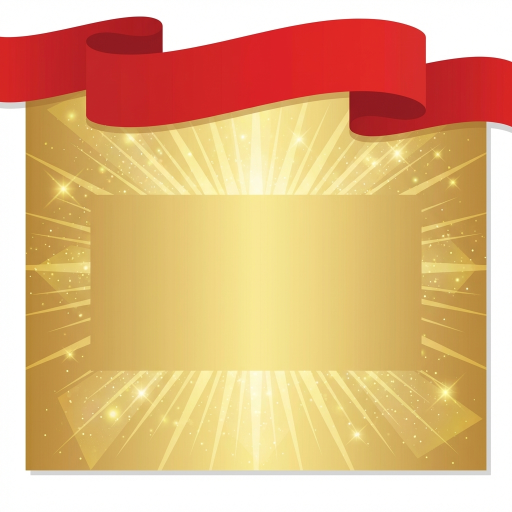
#> input picture assets/templates/coupon/gold.png, 1024 x 1024 px (shown at 1/2 size)
$ python coupon_generator.py
#> lines starting #> are read from the running program, lines starting #| are printed output that depends on the picture
import os
from PIL import Image, ImageDraw, ImageFont, ImageOps

class CouponRenderer:
    def __init__(self, template_dir='assets/templates/coupon', font_path='assets/fonts/NotoSansJP-Bold.otf'):
        self.template_dir = template_dir
        self.font_path = font_path
        self.default_font_size = 40

        # Color palettes for auto-styling
        self.palettes = {
            'gold': {
                'amount_color': '#FF0000', # Red for amount
                'title_color': '#333333',  # Dark text
                'text_color': '#555555',
                'target_bg': '#cc0000',    # Dark red bg for target
                'target_text': '#FFFFFF'   # White text
            },
            'pink': {
                'amount_color': '#FF69B4', # Pink for amount
                'title_color': '#555555',
                'text_color': '#777777',
                'target_bg': '#FF69B4',
                'target_text': '#FFFFFF'
            },
            'blue': {
                'amount_color': '#000080', # Navy for amount
                'title_color': '#333333',
                'text_color': '#555555',
                'target_bg': '#000080',
                'target_text': '#FFFFFF'
            }
        }

    def _get_font(self, size):
        try:
            return ImageFont.truetype(self.font_path, size)
        except OSError:
            # Fallback to default if font not found
            return ImageFont.load_default()

    def auto_style(self, template_id, element_type):
        """Returns default style for an element based on template."""
        palette = self.palettes.get(template_id, self.palettes['gold'])
        if element_type == 'amount':
            return {'color': palette['amount_color'], 'size': 150}
        elif element_type == 'title':
            return {'color': palette['title_color'], 'size': 60}
        elif element_type == 'target':
            return {'color': palette['target_text'], 'bg_color': palette['target_bg'], 'size': 40}
        else:
            return {'color': palette['text_color'], 'size': 30}

    def _apply_mask(self, image, shape_type='rounded', radius=30):
        """Applies a shape mask to the image for transparency."""
        mask = Image.new("L", image.size, 0)
        draw = ImageDraw.Draw(mask)
        w, h = image.size

        if shape_type == 'rounded':
            draw.rounded_rectangle((0, 0, w, h), radius=radius, fill=255)
        elif shape_type == 'ticket':
            # Draw rounded rect first
            draw.rounded_rectangle((0, 0, w, h), radius=radius, fill=255)
            # Cut out circles on sides
            cut_radius = 40
            cy = h // 2
            draw.ellipse((-cut_radius, cy - cut_radius, cut_radius, cy + cut_radius), fill=0) # Left
            draw.ellipse((w - cut_radius, cy - cut_radius, w + cut_radius, cy + cut_radius), fill=0) # Right

        output = ImageOps.fit(image, mask.size, centering=(0.5, 0.5))
        output.putalpha(mask)
        return output

    def generate(self, coupon_data, output_path):
        """
        Generates a coupon image based on data.
        coupon_data: dict containing 'template' and 'elements'
        output_path: where to save the image
        """
#> called with output_path = 'test_coupon.png'
        template_id = coupon_data.get('template', 'gold')
        bg_path = os.path.join(self.template_dir, f"{template_id}.png")

        if not os.path.exists(bg_path):
            print(f"Warning: Template {template_id} not found. Falling back to gold.")
            bg_path = os.path.join(self.template_dir, "gold.png")
            template_id = 'gold'
            if not os.path.exists(bg_path):
                 print("Error: Base templates not found.")
                 return False

        # Open Background
        try:
            image = Image.open(bg_path).convert("RGBA")
            draw = ImageDraw.Draw(image)
            width, height = image.size
#> width = 1024; height = 1024
        except Exception as e:
            print(f"Error loading template: {e}")
            return False

        elements = coupon_data.get('elements', {}).copy()

        # Robustness: Check for misplaced elements at the top level
        # If user accidentally puts 'amount' or 'target' outside 'elements', capture them.
        known_keys = ['title', 'subtitle', 'target', 'amount', 'unit', 'off', 'message', 'condition', 'logo', 'description']
        for k, v in coupon_data.items():
             if k in known_keys and k not in elements and isinstance(v, dict):
                 print(f"Auto-repair: Found misplaced element '{k}' at top level. Merging into elements.")
                 elements[k] = v

        # Draw each element
        # Supported elements: text, image

        # -------------------------------------------------------------
        # Auto-Layout: Center Group (Amount + Unit)
        # -------------------------------------------------------------
        # If both 'amount' and 'unit' exist and don't have explicit custom positioning overrides that prevent this,
        # we calculate their total width and center them together.
        if 'amount' in elements and 'unit' in elements:
             # Check if we should auto-center (only if user hasn't forced weird positions)
             # We assume if they are close in Y, they are a group.
             amt_y = elements['amount'].get('y', 0.5)
             unit_y = elements['unit'].get('y', 0.5)

             # If they are roughly on the same line...
             if abs(amt_y - unit_y) < 0.2:
                 print("Auto-Layout: Detected Amount + Unit group. Calculating centered position...")

                 # 1. Measure Amount
                 amt_defaults = self.auto_style(template_id, 'amount')
                 amt_font = self._get_font(elements['amount'].get('size', amt_defaults['size']))
                 amt_bbox = draw.textbbox((0, 0), elements['amount']['text'], font=amt_font)
                 amt_w = amt_bbox[2] - amt_bbox[0]

                 # 2. Measure Unit
                 unit_defaults = self.auto_style(template_id, 'unit')
                 unit_font = self._get_font(elements['unit'].get('size', unit_defaults['size']))
                 unit_bbox = draw.textbbox((0, 0), elements['unit']['text'], font=unit_font)
                 unit_w = unit_bbox[2] - unit_bbox[0]

                 # 3. Calculate Total Width + Spacing
                 spacing = 20 # px
                 total_w = amt_w + spacing + unit_w

                 # 4. Calculate Starting X
                 start_x = (width - total_w) // 2

                 # 5. Update Elements with Calculated Absolute X and Align='left'
                 # We convert percentage X to absolute X by saving as integer, suppressing later calc
                 elements['amount']['x'] = start_x
                 elements['amount']['align'] = 'left' # Force left align relative to start_x

                 elements['unit']['x'] = start_x + amt_w + spacing
                 elements['unit']['align'] = 'left'

                 # Adjust Y to align baselines if needed (simple approach: keep existing relative Y)
                 # Or align centers? Let's trust the Y config for now but maybe nudge unit down?
                 # Often unit is smaller and needs to sit on baseline.
                 # For now, we trust the JSON's Y relative positioning for vertical alignment.

        # -------------------------------------------------------------

        for key, config in elements.items():
            element_type = config.get('type', 'text')

            if element_type == 'image':
                # Image Compositing
                img_path = config.get('path', '')
                if not img_path or not os.path.exists(img_path):
                    print(f"Warning: Image element {key} path not found: {img_path}")
                    continue

                try:
                    overlay = Image.open(img_path).convert("RGBA")

                    # Resize if needed
                    if 'width' in config and 'height' in config:
                        overlay = overlay.resize((config['width'], config['height']), Image.Resampling.LANCZOS)
                    elif 'scale' in config:
                         new_size = (int(overlay.width * config['scale']), int(overlay.height * config['scale']))
                         overlay = overlay.resize(new_size, Image.Resampling.LANCZOS)

                    # Position
                    img_w, img_h = overlay.size

                    # Y Position
                    if 'y' in config:
                        if isinstance(config['y'], float):
                            y = int(height * config['y'])
                        else:
                            y = int(config['y'])
                    else:
                        y = 0

                    # X Position
                    if 'x' in config:
                        if isinstance(config['x'], float):
                            x = int(width * config['x'])
                        else:
                            x = int(config['x'])

                        align = config.get('align', 'center')
                        if align == 'center':
                            x = x - int(img_w / 2)
                        elif align == 'right':
                            x = x - img_w
                    else:
                        x = int((width - img_w) / 2)

                    image.alpha_composite(overlay, (x, y))

                except Exception as e:
                    print(f"Error drawing image element {key}: {e}")

                continue

            # Text Rendering
            text = config.get('text', '')
            if not text: continue

            # Determine Style
            defaults = self.auto_style(template_id, key)
            color = config.get('color', defaults.get('color'))
            bg_color = config.get('bg_color', defaults.get('bg_color'))
            size = config.get('size', defaults.get('size'))

            font = self._get_font(size)

            # Measure text
            # textbbox returns (left, top, right, bottom)
            text_bbox = draw.textbbox((0, 0), text, font=font)
#> text_bbox = (0, 11, 365, 68)
            text_width = text_bbox[2] - text_bbox[0]
#> text_width = 365
            text_height = text_bbox[3] - text_bbox[1]
#> text_height = 57

            # Position
            # Default Y positions based on logical order if not specified
            if 'y' in config:
                if isinstance(config['y'], float):
                    y = int(height * config['y'])
#> y = 307
                else:
                    y = int(config['y'])
            else:
                # Basic auto-layout based on key name
                if key == 'title': y = int(height * 0.25)
                elif key == 'amount': y = int(height * 0.5)
                elif key == 'target': y = int(height * 0.15)
                else: y = int(height * 0.8)

            # X Position
            if 'x' in config:
                if isinstance(config['x'], float):
                    x = int(width * config['x'])
                else:
                    x = int(config['x'])

                # Handling Alignment when X is specified
                align = config.get('align', 'center')
                if align == 'center':
                    x = x - int(text_width / 2)
                elif align == 'right':
                    x = x - text_width
                # if 'left', x is already correct
            else:
                # Default Center
                x = int((width - text_width) / 2)
#> x = 329

            # Background (e.g. for Target badge)
            if bg_color:
                padding = 15
                bg_box = [
                    x - padding,
                    y - padding,
                    x + text_width + padding,
                    y + text_height + padding
                ]
                draw.rectangle(bg_box, fill=bg_color, outline=None)

            # Draw Text
            draw.text((x, y), text, font=font, fill=color)

        # Apply Shape Mask if requested
        shape = coupon_data.get('shape')
        if shape:
            image = self._apply_mask(image, shape_type=shape)

        # Save
        image.save(output_path)
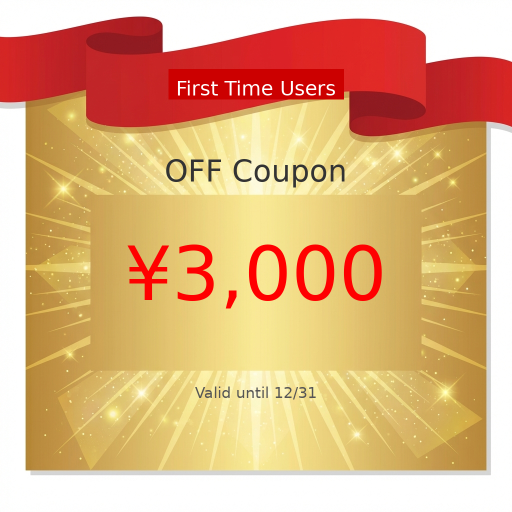
#> saved as test_coupon.png: PIL image 1024x1024 RGBA (shown at 1/2 size); mean R, G, B, A 223.9, 175.4, 127.3, 255
        print(f"Coupon generated at {output_path}")
        return True

if __name__ == "__main__":
    # Test run
    renderer = CouponRenderer()
    data = {
        "template": "gold",
        "elements": {
            "title": {"text": "OFF Coupon", "y": 0.3},
            "amount": {"text": "¥3,000", "y": 0.45},
            "target": {"text": "First Time Users", "y": 0.15},
            "condition": {"text": "Valid until 12/31", "y": 0.75, "size": 30}
        }
    }
    renderer.generate(data, "test_coupon.png")
